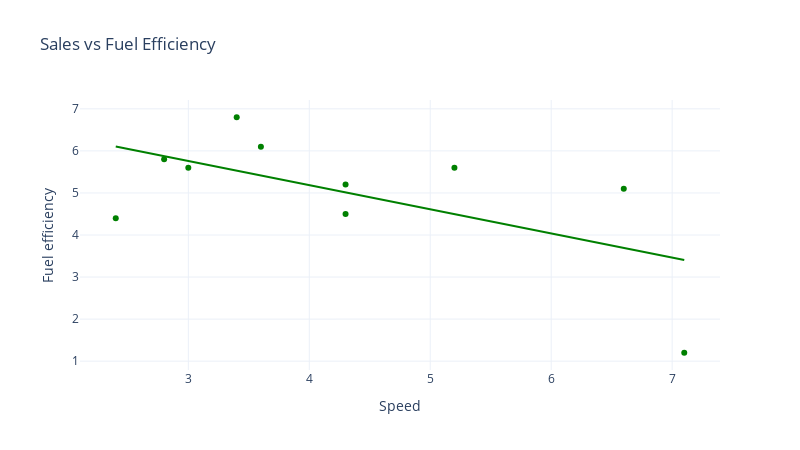

This figure's notebook cell:
### Code cell
fig = px.scatter(df, x='Speed', y='Fuel efficiency', title='Sales vs Fuel Efficiency', template='plotly_white', trendline='ols')
fig.update_traces(marker=dict(color='Green'))
fig.update_layout(width=800, height=450)
fig.show()

### Figure 1 — Plotly figure (JSON) as saved in the notebook; plotly's stock layout.template omitted (floating-point values rounded to 4 significant figures)
{"data": [{"hovertemplate": "Speed=%{x}<br>Fuel efficiency=%{y}<extra></extra>", "legendgroup": "", "marker": {"color": "Green", "symbol": "circle"}, "mode": "markers", "name": "", "orientation": "v", "showlegend": false, "type": "scatter", "x": [6.6, 3.6, 7.1, 3.4, 2.8, 2.4, 4.3, 4.3, 3, 5.2], "xaxis": "x", "y": [5.1, 6.1, 1.2, 6.8, 5.8, 4.4, 5.2, 4.5, 5.6, 5.6], "yaxis": "y"}, {"hovertemplate": "<b>OLS trendline</b><br>Fuel efficiency = -0.574646 * Speed + 7.48374<br>R<sup>2</sup>=0.359920<br><br>Speed=%{x}<br>Fuel efficiency=%{y} <b>(trend)</b><extra></extra>", "legendgroup": "", "marker": {"color": "Green", "symbol": "circle"}, "mode": "lines", "name": "", "showlegend": false, "type": "scatter", "x": [2.4, 2.8, 3, 3.4, 3.6, 4.3, 4.3, 5.2, 6.6, 7.1], "xaxis": "x", "y": [6.105, 5.875, 5.76, 5.53, 5.415, 5.013, 5.013, 4.496, 3.691, 3.404], "yaxis": "y"}], "layout": {"height": 450, "legend": {"tracegroupgap": 0}, "title": {"text": "Sales vs Fuel Efficiency"}, "width": 800, "xaxis": {"anchor": "y", "domain": [0, 1], "title": {"text": "Speed"}}, "yaxis": {"anchor": "x", "domain": [0, 1], "title": {"text": "Fuel efficiency"}}}}
